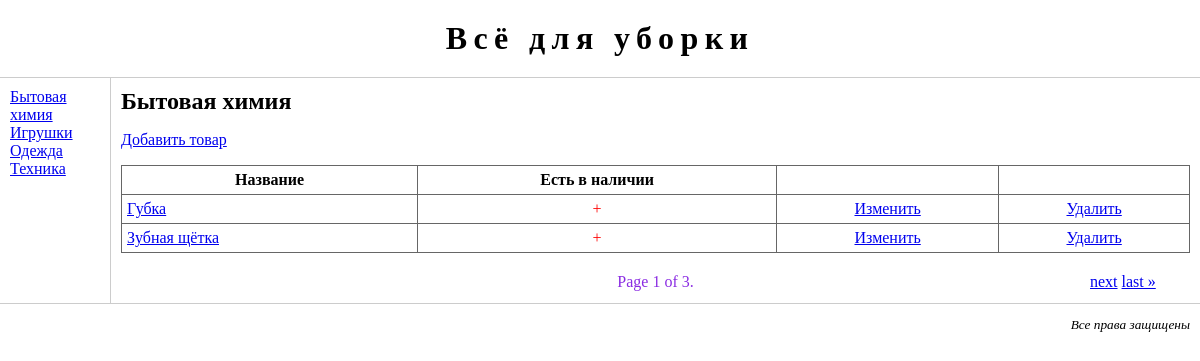
/goods/3, run on the app's committed database.
### catalog/models.py (models this page shows, shortened)
class Category(models.Model):
    name = models.CharField(max_length=50, unique=True,
                            verbose_name='Название')
    class Meta:
        ordering = ['name']
        verbose_name = 'Категория'
        verbose_name_plural = 'Категории'

class Good(models.Model):
    name = models.CharField(max_length=50, unique=True,
                            verbose_name="Название")
    description = models.TextField(
        default='', verbose_name='Описание товара')
    price = models.DecimalField(
        max_digits=20, decimal_places=2, verbose_name="Цена")
    in_stock = models.BooleanField(
        default=True, db_index=True, verbose_name="В наличии")
    category = models.ForeignKey(
        Category, on_delete=models.CASCADE)
    class Meta:
        ordering = ["-price", "name"]
        unique_together = ("category", "name", "price")
        verbose_name = 'Товар'
        verbose_name_plural = 'Товары'

### catalog/twviews.py (the view)
# urls.py: path('<int:cat_id>', GoodListView.as_view(), name="index"),
class GoodListView(ListView, CategoryListMixin):
    template_name = "index.html"
    paginate_by = 2
    cat = None
    def get(self, request, *args, **kwargs):
        if self.kwargs['cat_id'] == None:
            self.cat = Category.objects.first()
        else:
            self.cat = Category.objects.get(pk=self.kwargs["cat_id"])
        return super().get(request, *args, **kwargs)
    def get_context_data(self, **kwargs):
        context = super().get_context_data(**kwargs)
        context['category'] = self.cat
        return context
    def get_queryset(self):
        return Good.objects.filter(category=self.cat).order_by("name")

### catalog/twviews.py (called while the page is built)
    def get_context_data(self, **kwargs):
        context = super(CategoryListMixin, self).get_context_data(**kwargs)
        context["cats"] = Category.objects.order_by('name')
        return context

### templates/index.html (shortened to what this page needs)
{% extends 'base.html' %}
{% block left_menu %} {%include 'includes/left_menu.html' %} {% endblock left_menu %}
{% block main %}
<h2>{{category.name}}</h2>
<p><a href="{% url 'catalog:good_add' cat_id=category.id %}?page={{page_obj.number}}">Добавить товар</a></p>
<table>
    <tr>
        <th>Название</th>
        <th>Есть в наличии</th>
        <th>&nbsp;</th>
        <th>&nbsp;</th>
    </tr>
    {% for good in good_list %}
    <tr>
        {% url 'catalog:good' good_id=good.id as good_url %}
        <td><a href="{{good_url}}?page={{page_obj.number}}">{{good.name}}</a></td>
        <td class="centered">
            {% if good.in_stock %} + {% endif %}
        </td>
        <td class="centered"><a href="{% url 'catalog:good_edit' good_id=good.id %}?page={{page_obj.number}}">Изменить</a></td>
        <td class="centered"><a href="{% url 'catalog:good_delete' good_id=good.id %}?page={{page_obj.number}}">Удалить</a></td>
    </tr>
    {% endfor %}
</table>
<div class="pagination">
    <div class="step-links">
        <div class="previous">
        </div>
        <div class="current">
            Page {{ page_obj.number }} of {{ paginator.num_pages }}.
        </div>
        <div class="next">
            {% if page_obj.has_next %}
            <a href="{% url 'catalog:index' cat_id=category.id %}?page={{ page_obj.next_page_number }}">next</a>
            <a href="{% url 'catalog:index' cat_id=category.id %}?page={{ paginator.num_pages }}">last &raquo;</a>
            {% endif %}
        </div>
    </div>
</div>
{% endblock main %}

### templates/includes/left_menu.html
<div id="leftmenu">
    <ul>
        {% for cat in cats %}
        <li><a href="{% url 'catalog:index' cat_id=cat.id %}">{{cat.name}}</a></li>
        {% endfor %}
    </ul>
</div>

### static/main.css (style rules this page uses)
body { margin: 0px; padding: 0px; }
#leftmenu { float: left; width: 100px; padding: 10px; }
#leftmenu ul { margin: 0px; padding: 0px; }
#main h2 { margin: 0 0 10px 0; }
#main table { width: 100%; border-collapse: collapse; }
#main table td, #main table th { border: 1px solid #666666; padding: 5px; }
#main table td.centered { text-align: center; color: #ff0000; }
.pagination { margin-top: 20px; height: 20px; }
.pagination .step-links { display: flex; justify-content: space-between; color: blueviolet; }
.pagination .previous, .pagination .next { width: 100px; }

### data on the page
Category: name "Бытовая химия"
Category: name "Игрушки"
Category: name "Одежда"
Category: name "Техника"
Good: name "Губка"
Good: name "Зубная щётка"

### other printed values
{{ page_obj.number }} "1"
{{ paginator.num_pages }} "3"
